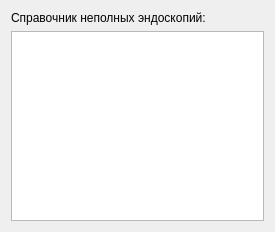
<?xml version="1.0" encoding="UTF-8"?>
<ui version="4.0">
 <class>Form</class>
 <widget class="QWidget" name="Form">
  <property name="geometry">
   <rect>
    <x>0</x>
    <y>0</y>
    <width>275</width>
    <height>232</height>
   </rect>
  </property>
  <property name="windowTitle">
   <string>Form</string>
  </property>
  <layout class="QVBoxLayout" name="verticalLayout">
   <item>
    <widget class="QLabel" name="label">
     <property name="text">
      <string>Справочник неполных эндоскопий:</string>
     </property>
    </widget>
   </item>
   <item>
    <widget class="QTableView" name="table"/>
   </item>
  </layout>
 </widget>
 <resources/>
 <connections/>
</ui>
